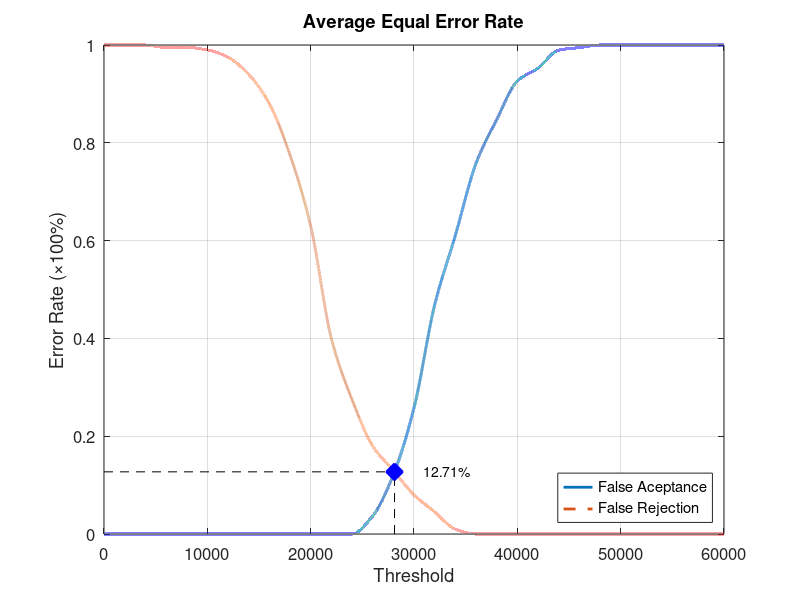
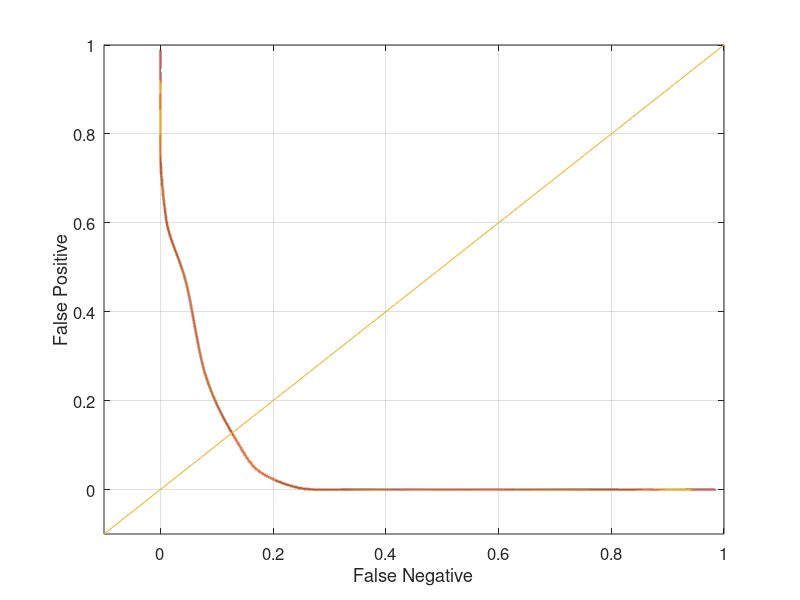

MATLAB code to generate these figures, in order:
function yEER = Database3_4
close all;
clear;
clc;
x = 0:2000:60000;
xq = 0:0.5:60000;

y0 = [0 0 0 0 0 0 0 0 0 0 0 0 0 0.0368421 0.121053 0.257895 0.468421 0.610526 0.757895 0.847368 0.926316 0.952632 0.989474 0.994737 1 1 1 1 1 1 1];
yy0 = interp1(x, y0, xq, 'pchip');
y1 = [1 1 1 0.995 0.995 0.99 0.975 0.94 0.88 0.775 0.63 0.4 0.275 0.18 0.13 0.08 0.045 0.01 0 0 0 0 0 0 0 0 0 0 0 0 0];
yy1 = interp1(x, y1, xq, 'pchip');

% Calculating EER: 
y2 = abs(y0 - y1);
find(y2 == min(y2))
yy2 = abs(yy0 - yy1);
xEER = find(yy2 == min(yy2));
xEERIndex = xq(xEER) % X-axis EER
yEER = yy0(xEER) % Y-axis EER

main = figure
plot(xq, yy0,'-','LineWidth', 2);	hold on
plot(xq, yy1,'--','LineWidth', 2);	hold on
plot([xEERIndex xEERIndex], [0 yEER], 'k--');	hold on
plot([0 xEERIndex], [yEER yEER], 'k--');	hold on
plot(xEERIndex, yEER, 'bx', 'LineWidth', 10);	hold on
text(xEERIndex + 10 * xEERIndex / 100, yEER, [num2str(round((10000 * yEER)) / 100) '%'])
legend('False Aceptance', 'False Rejection', 'Location', 'SouthEast')
xlabel('Threshold')
ylabel('Error Rate (\times100%)')
title('Average Equal Error Rate')
set(gca, 'FontSize', 12)
axis([0 60000 0 1])
grid on

print(main, 'Database3_4Main', '-dpng');
FNRxFPR = figure('Color', [1 1 1]);
plot(yy1, yy0, '-', yy1, yy0, 'LineWidth', 2);
hold on
y = -0.1:0.1:1
plot(y, y); 
set(gca, 'FontSize', 12)
xlabel('False Negative')
ylabel('False Positive')
axis([-0.1 1 -0.1 1])
set(gca, 'FontSize', 12)
grid on

print(FNRxFPR, 'Database3_4FNRxFPR','-dpng');
end
